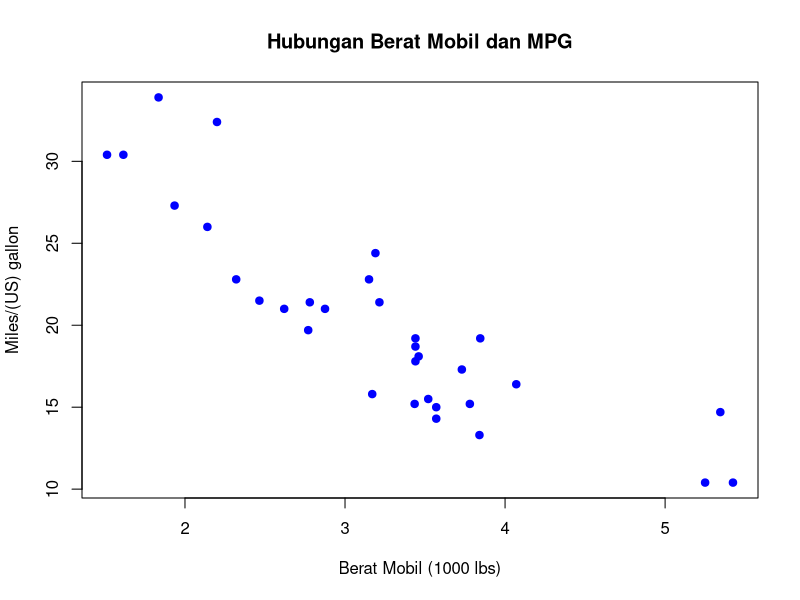

Write R code to recreate this figure.
#Dwi Regina Putri 1314624001

#1. MEMBUAT PROSES COMMIT DI R
data(mtcars)
head(mtcars)

#Udah di branch baru
#Visual data mtcars
plot(mtcars$wt, mtcars$mpg,
     main = "Hubungan Berat Mobil dan MPG",
     xlab = "Berat Mobil (1000 lbs)",
     ylab = "Miles/(US) gallon",
     col = "blue", pch = 19)
